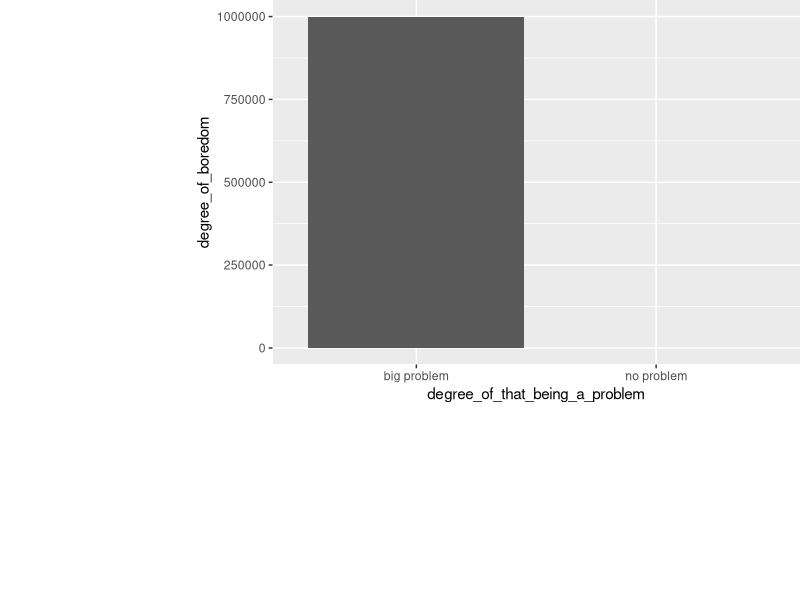

Reproduce this figure in R.
## ---- chunk 1
library(ggplot2)
library(grid)
boredom_data <- data.frame(degree_of_boredom = c(0, 1000000), degree_of_that_being_a_problem = c("no problem", "big problem"))
p <- ggplot(boredom_data, aes(degree_of_that_being_a_problem, degree_of_boredom))
p + geom_bar(stat = "identity") + theme(plot.margin = unit(c(0, 0, 5, 5), "cm"))
